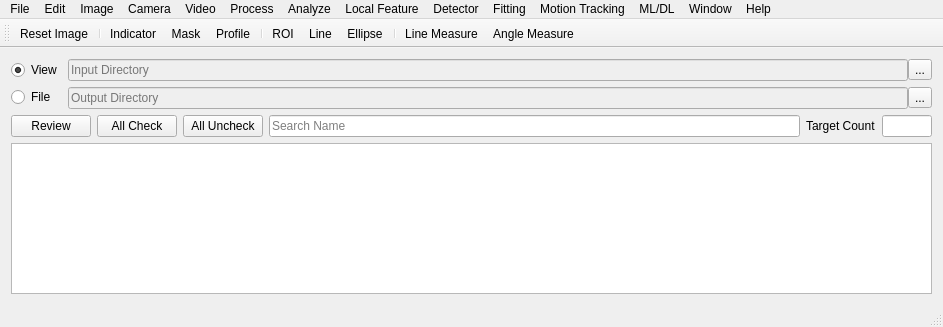
<?xml version="1.0" encoding="UTF-8"?>
<ui version="4.0">
 <class>MainWindow</class>
 <widget class="QMainWindow" name="MainWindow">
  <property name="geometry">
   <rect>
    <x>0</x>
    <y>0</y>
    <width>943</width>
    <height>327</height>
   </rect>
  </property>
  <property name="sizePolicy">
   <sizepolicy hsizetype="Maximum" vsizetype="Maximum">
    <horstretch>0</horstretch>
    <verstretch>0</verstretch>
   </sizepolicy>
  </property>
  <property name="acceptDrops">
   <bool>true</bool>
  </property>
  <property name="windowTitle">
   <string>MainWindow</string>
  </property>
  <property name="dockNestingEnabled">
   <bool>false</bool>
  </property>
  <widget class="QWidget" name="centralWidget">
   <property name="sizePolicy">
    <sizepolicy hsizetype="Minimum" vsizetype="Maximum">
     <horstretch>0</horstretch>
     <verstretch>0</verstretch>
    </sizepolicy>
   </property>
   <property name="contextMenuPolicy">
    <enum>Qt::DefaultContextMenu</enum>
   </property>
   <layout class="QGridLayout" name="gridLayout_2">
    <item row="0" column="0">
     <layout class="QHBoxLayout" name="horizontalLayout">
      <item>
       <layout class="QVBoxLayout" name="verticalLayout">
        <item>
         <widget class="QRadioButton" name="rBtn_View_Mode">
          <property name="text">
           <string>View</string>
          </property>
          <property name="checked">
           <bool>true</bool>
          </property>
         </widget>
        </item>
        <item>
         <widget class="QRadioButton" name="rBtn_File_Mode">
          <property name="text">
           <string>File</string>
          </property>
         </widget>
        </item>
       </layout>
      </item>
     </layout>
    </item>
    <item row="2" column="0" colspan="2">
     <widget class="ImageTableView" name="tView_ImageTable">
      <property name="sizePolicy">
       <sizepolicy hsizetype="Expanding" vsizetype="Expanding">
        <horstretch>0</horstretch>
        <verstretch>0</verstretch>
       </sizepolicy>
      </property>
      <property name="acceptDrops">
       <bool>true</bool>
      </property>
     </widget>
    </item>
    <item row="0" column="1">
     <layout class="QGridLayout" name="gridLayout">
      <property name="horizontalSpacing">
       <number>0</number>
      </property>
      <item row="0" column="0">
       <widget class="QLineEdit" name="lEdit_Input_Dir">
        <property name="enabled">
         <bool>false</bool>
        </property>
        <property name="placeholderText">
         <string>Input Directory</string>
        </property>
       </widget>
      </item>
      <item row="0" column="1">
       <widget class="QToolButton" name="tBtn_Input_Dir">
        <property name="text">
         <string>...</string>
        </property>
        <property name="popupMode">
         <enum>QToolButton::DelayedPopup</enum>
        </property>
        <property name="autoRaise">
         <bool>false</bool>
        </property>
        <property name="arrowType">
         <enum>Qt::NoArrow</enum>
        </property>
       </widget>
      </item>
      <item row="1" column="0">
       <widget class="QLineEdit" name="lEdit_Output_Dir">
        <property name="enabled">
         <bool>false</bool>
        </property>
        <property name="placeholderText">
         <string>Output Directory</string>
        </property>
       </widget>
      </item>
      <item row="1" column="1">
       <widget class="QToolButton" name="tBtn_Output_Dir">
        <property name="text">
         <string>...</string>
        </property>
       </widget>
      </item>
     </layout>
    </item>
    <item row="1" column="0" colspan="2">
     <layout class="QHBoxLayout" name="horizontalLayout_3">
      <item>
       <widget class="QPushButton" name="pBtn_ImageTable_Review">
        <property name="text">
         <string>Review</string>
        </property>
       </widget>
      </item>
      <item>
       <widget class="QPushButton" name="pBtn_ImageTable_All_Check">
        <property name="text">
         <string>All Check</string>
        </property>
       </widget>
      </item>
      <item>
       <widget class="QPushButton" name="pBtn_ImageTable_All_Uncheck">
        <property name="text">
         <string>All Uncheck</string>
        </property>
       </widget>
      </item>
      <item>
       <widget class="QLineEdit" name="lEdit_ImageTable_Search_Recode">
        <property name="placeholderText">
         <string>Search Name</string>
        </property>
       </widget>
      </item>
      <item>
       <layout class="QHBoxLayout" name="horizontalLayout_4">
        <item>
         <widget class="QLabel" name="lbl_ImageTable_Target_Count">
          <property name="sizePolicy">
           <sizepolicy hsizetype="Maximum" vsizetype="Preferred">
            <horstretch>0</horstretch>
            <verstretch>0</verstretch>
           </sizepolicy>
          </property>
          <property name="text">
           <string>Target Count</string>
          </property>
         </widget>
        </item>
        <item>
         <widget class="QLineEdit" name="lEdit_ImageTable_Target_Count">
          <property name="sizePolicy">
           <sizepolicy hsizetype="Fixed" vsizetype="Fixed">
            <horstretch>0</horstretch>
            <verstretch>0</verstretch>
           </sizepolicy>
          </property>
          <property name="maximumSize">
           <size>
            <width>50</width>
            <height>16777215</height>
           </size>
          </property>
         </widget>
        </item>
       </layout>
      </item>
     </layout>
    </item>
   </layout>
  </widget>
  <widget class="QMenuBar" name="menuBar">
   <property name="geometry">
    <rect>
     <x>0</x>
     <y>0</y>
     <width>943</width>
     <height>28</height>
    </rect>
   </property>
   <widget class="QMenu" name="menuFile">
    <property name="title">
     <string>File</string>
    </property>
    <widget class="QMenu" name="menuSave_As">
     <property name="title">
      <string>Save As</string>
     </property>
     <addaction name="actionBMP"/>
     <addaction name="actionJPG"/>
     <addaction name="actionJPEG"/>
     <addaction name="actionPNG"/>
     <addaction name="separator"/>
     <addaction name="actionCSV"/>
     <addaction name="actionXLSX"/>
    </widget>
    <addaction name="actionNew"/>
    <addaction name="actionOpen"/>
    <addaction name="separator"/>
    <addaction name="actionClose"/>
    <addaction name="actionClose_All"/>
    <addaction name="actionSave"/>
    <addaction name="menuSave_As"/>
    <addaction name="separator"/>
    <addaction name="actionPrint"/>
    <addaction name="separator"/>
    <addaction name="actionQuit"/>
   </widget>
   <widget class="QMenu" name="menuEdit">
    <property name="title">
     <string>Edit</string>
    </property>
    <addaction name="actionUndo"/>
    <addaction name="separator"/>
    <addaction name="actionCut"/>
    <addaction name="actionCopy"/>
    <addaction name="actionPaste"/>
    <addaction name="separator"/>
    <addaction name="actionClear"/>
    <addaction name="actionClear_Outside"/>
    <addaction name="actionFill"/>
    <addaction name="actionInvert"/>
   </widget>
   <widget class="QMenu" name="menuImage">
    <property name="title">
     <string>Image</string>
    </property>
    <widget class="QMenu" name="menuType">
     <property name="title">
      <string>Type</string>
     </property>
     <addaction name="action8_bit"/>
     <addaction name="action24_bit"/>
     <addaction name="actionRGB_Color"/>
    </widget>
    <widget class="QMenu" name="menuColor">
     <property name="title">
      <string>Color</string>
     </property>
     <addaction name="actionRGB2Gray"/>
     <addaction name="actionGray2RGB"/>
     <addaction name="actionRGB2HSV"/>
     <addaction name="actionHSV2RGB"/>
     <addaction name="separator"/>
     <addaction name="actionSplit_Channels"/>
     <addaction name="actionMerge_Channels"/>
    </widget>
    <widget class="QMenu" name="menuTransform">
     <property name="title">
      <string>Transform</string>
     </property>
     <addaction name="actionVertical_Flip"/>
     <addaction name="actionHorizontal_Flip"/>
     <addaction name="actionRotate_90_Degree_Right"/>
     <addaction name="actionRotate_90_Degree_Left"/>
     <addaction name="actionRotate"/>
     <addaction name="actionTranslate"/>
     <addaction name="actionBin"/>
    </widget>
    <widget class="QMenu" name="menuZoom">
     <property name="title">
      <string>Zoom</string>
     </property>
     <addaction name="actionZoomIn"/>
     <addaction name="actionZoomOut"/>
     <addaction name="actionOriginal_Scale"/>
     <addaction name="actionFit_View"/>
    </widget>
    <widget class="QMenu" name="menuMask">
     <property name="title">
      <string>Mask</string>
     </property>
     <addaction name="actionMask_Import"/>
     <addaction name="actionMask_Export"/>
    </widget>
    <addaction name="menuType"/>
    <addaction name="separator"/>
    <addaction name="actionShow_Info"/>
    <addaction name="menuColor"/>
    <addaction name="menuMask"/>
    <addaction name="separator"/>
    <addaction name="actionBoarder"/>
    <addaction name="actionCrop"/>
    <addaction name="actionDuplicate"/>
    <addaction name="actionRename"/>
    <addaction name="actionScale"/>
    <addaction name="menuTransform"/>
    <addaction name="separator"/>
    <addaction name="menuZoom"/>
   </widget>
   <widget class="QMenu" name="menuProcess">
    <property name="title">
     <string>Process</string>
    </property>
    <addaction name="actionBlur"/>
    <addaction name="actionUnsharp_Masking"/>
    <addaction name="actionEdge_Detector"/>
    <addaction name="actionMapping"/>
    <addaction name="actionBinarize"/>
    <addaction name="actionMorphology"/>
    <addaction name="actionNoise_Denoise"/>
    <addaction name="actionHistogram"/>
   </widget>
   <widget class="QMenu" name="menuAnalyze">
    <property name="title">
     <string>Analyze</string>
    </property>
    <addaction name="actionLabeling"/>
    <addaction name="separator"/>
    <addaction name="actionShow_Histogram"/>
    <addaction name="actionSurface_Plot"/>
    <addaction name="separator"/>
    <addaction name="actionFFT"/>
    <addaction name="actionWavelet"/>
   </widget>
   <widget class="QMenu" name="menuML_DL">
    <property name="title">
     <string>ML/DL</string>
    </property>
    <widget class="QMenu" name="menu">
     <property name="title">
      <string>Annotation</string>
     </property>
     <addaction name="actionSimple_Annotation"/>
     <addaction name="separator"/>
     <addaction name="actionROI_Annotation"/>
    </widget>
    <widget class="QMenu" name="menuFeature_Extraction">
     <property name="title">
      <string>Feature Extraction</string>
     </property>
     <addaction name="actionPCA"/>
     <addaction name="actionLDA"/>
     <addaction name="actionSBS"/>
    </widget>
    <widget class="QMenu" name="menuML">
     <property name="title">
      <string>ML</string>
     </property>
     <widget class="QMenu" name="menuClassification">
      <property name="title">
       <string>Classification</string>
      </property>
      <addaction name="actionSVM"/>
      <addaction name="actionLogistic_Regression"/>
      <addaction name="actionkNN"/>
      <addaction name="separator"/>
      <addaction name="actionDecision_Tree"/>
      <addaction name="actionRandom_Forest"/>
      <addaction name="separator"/>
      <addaction name="actionAdaBoost"/>
      <addaction name="actionGradient_Boost"/>
     </widget>
     <addaction name="menuClassification"/>
    </widget>
    <widget class="QMenu" name="menuDL">
     <property name="title">
      <string>DL</string>
     </property>
     <addaction name="actionImage_Classification"/>
     <addaction name="actionObject_Detection"/>
    </widget>
    <addaction name="menu"/>
    <addaction name="separator"/>
    <addaction name="actionDataset"/>
    <addaction name="separator"/>
    <addaction name="menuDL"/>
    <addaction name="menuML"/>
    <addaction name="separator"/>
    <addaction name="menuFeature_Extraction"/>
   </widget>
   <widget class="QMenu" name="menuWindow">
    <property name="title">
     <string>Window</string>
    </property>
   </widget>
   <widget class="QMenu" name="menuHelp">
    <property name="title">
     <string>Help</string>
    </property>
   </widget>
   <widget class="QMenu" name="menuCamera">
    <property name="title">
     <string>Camera</string>
    </property>
    <addaction name="actionUSB_Camera"/>
    <addaction name="actionIP_Address_Camera"/>
    <addaction name="separator"/>
    <addaction name="actionIDS_Camera"/>
    <addaction name="actionOMRON_Camera"/>
    <addaction name="actionBASLER_Camera"/>
    <addaction name="actionCOGNEX_Camera"/>
   </widget>
   <widget class="QMenu" name="menuVideo">
    <property name="title">
     <string>Video</string>
    </property>
    <addaction name="actionVideo_Generate"/>
    <addaction name="actionVideo_Show"/>
   </widget>
   <widget class="QMenu" name="menuLocal_Feature">
    <property name="title">
     <string>Local Feature</string>
    </property>
    <widget class="QMenu" name="menuKeyPoint">
     <property name="title">
      <string>KeyPoint</string>
     </property>
     <addaction name="actionKLT_Corner"/>
     <addaction name="actionHarris_Corner"/>
     <addaction name="actionFAST_Corner"/>
     <addaction name="actionAGAST_Corner"/>
     <addaction name="separator"/>
    </widget>
    <widget class="QMenu" name="menuDescriptor">
     <property name="title">
      <string>Descriptor</string>
     </property>
     <addaction name="actionBRIEF_Descriptor"/>
     <addaction name="actionFREAK_Descriptor"/>
     <addaction name="separator"/>
     <addaction name="actionHOG_Descriptor"/>
     <addaction name="actionHarrLike_Descriptor"/>
     <addaction name="actionLBP_Descriptor"/>
    </widget>
    <widget class="QMenu" name="menuKeyPoint_Descriptor">
     <property name="title">
      <string>KeyPoint&amp;Descriptor</string>
     </property>
     <addaction name="actionORB"/>
     <addaction name="actionBRISK"/>
     <addaction name="actionKAZE"/>
     <addaction name="actionAKAZE"/>
     <addaction name="separator"/>
     <addaction name="actionSIFT"/>
     <addaction name="actionSURF"/>
    </widget>
    <addaction name="menuKeyPoint_Descriptor"/>
    <addaction name="menuKeyPoint"/>
    <addaction name="menuDescriptor"/>
    <addaction name="separator"/>
    <addaction name="actionMatching"/>
   </widget>
   <widget class="QMenu" name="menuDetector">
    <property name="title">
     <string>Detector</string>
    </property>
    <widget class="QMenu" name="menuHough">
     <property name="title">
      <string>Hough</string>
     </property>
     <addaction name="actionHough_Line"/>
     <addaction name="actionHough_Circle"/>
    </widget>
    <widget class="QMenu" name="menuTemplate_Matching">
     <property name="title">
      <string>Template Matching</string>
     </property>
     <addaction name="actionTM_SSD"/>
     <addaction name="actionTM_NSSD"/>
     <addaction name="separator"/>
     <addaction name="action_TM_CCORR"/>
     <addaction name="actionTM_NCCORR"/>
     <addaction name="separator"/>
     <addaction name="actionTM_CCOEFF"/>
     <addaction name="actionTM_NCCOEFF"/>
    </widget>
    <addaction name="menuHough"/>
    <addaction name="menuTemplate_Matching"/>
   </widget>
   <widget class="QMenu" name="menuMition">
    <property name="title">
     <string>Motion Tracking</string>
    </property>
    <widget class="QMenu" name="menuKalman_Filter">
     <property name="title">
      <string>Kalman Filter</string>
     </property>
     <addaction name="actionLinear_Kalman_Filter"/>
     <addaction name="separator"/>
     <addaction name="actionNonLinear_Kalman_Filter"/>
     <addaction name="actionUnscented_Kalman_Filter"/>
    </widget>
    <addaction name="actionOptical_Flow"/>
    <addaction name="actionMeanshift"/>
    <addaction name="actionCAMshift"/>
    <addaction name="menuKalman_Filter"/>
    <addaction name="actionParticle_Filter"/>
   </widget>
   <widget class="QMenu" name="menuFitting">
    <property name="title">
     <string>Fitting</string>
    </property>
    <addaction name="actionFitting_Line"/>
    <addaction name="actionFitting_Curve"/>
    <addaction name="actionFitting_Ellipse"/>
   </widget>
   <addaction name="menuFile"/>
   <addaction name="menuEdit"/>
   <addaction name="menuImage"/>
   <addaction name="menuCamera"/>
   <addaction name="menuVideo"/>
   <addaction name="menuProcess"/>
   <addaction name="menuAnalyze"/>
   <addaction name="menuLocal_Feature"/>
   <addaction name="menuDetector"/>
   <addaction name="menuFitting"/>
   <addaction name="menuMition"/>
   <addaction name="menuML_DL"/>
   <addaction name="menuWindow"/>
   <addaction name="menuHelp"/>
  </widget>
  <widget class="QToolBar" name="toolBar">
   <property name="windowTitle">
    <string>toolBar</string>
   </property>
   <attribute name="toolBarArea">
    <enum>TopToolBarArea</enum>
   </attribute>
   <attribute name="toolBarBreak">
    <bool>false</bool>
   </attribute>
   <addaction name="actionReset_Image"/>
   <addaction name="separator"/>
   <addaction name="actionIndicator"/>
   <addaction name="actionMask"/>
   <addaction name="actionCross Line"/>
   <addaction name="actionProfile"/>
   <addaction name="separator"/>
   <addaction name="actionROI"/>
   <addaction name="actionLine"/>
   <addaction name="actionEllipse"/>
   <addaction name="separator"/>
   <addaction name="actionLine_Measure"/>
   <addaction name="actionAngle_Measure"/>
  </widget>
  <widget class="QStatusBar" name="statusBar"/>
  <action name="actionCross Line">
   <property name="checkable">
    <bool>true</bool>
   </property>
   <property name="text">
    <string>Cross Line</string>
   </property>
   <property name="toolTip">
    <string>Cross Line</string>
   </property>
  </action>
  <action name="actionProfile">
   <property name="checkable">
    <bool>true</bool>
   </property>
   <property name="text">
    <string>Profile</string>
   </property>
  </action>
  <action name="actionROI">
   <property name="checkable">
    <bool>true</bool>
   </property>
   <property name="text">
    <string>ROI</string>
   </property>
  </action>
  <action name="actionNew">
   <property name="text">
    <string>New</string>
   </property>
   <property name="toolTip">
    <string>New</string>
   </property>
   <property name="shortcut">
    <string>Ctrl+N</string>
   </property>
  </action>
  <action name="actionOpen">
   <property name="text">
    <string>Open</string>
   </property>
   <property name="shortcut">
    <string>Ctrl+O</string>
   </property>
  </action>
  <action name="actionClose">
   <property name="text">
    <string>Close</string>
   </property>
   <property name="shortcut">
    <string>Ctrl+W</string>
   </property>
  </action>
  <action name="actionClose_All">
   <property name="text">
    <string>Close All</string>
   </property>
   <property name="shortcut">
    <string>Ctrl+Shift+W</string>
   </property>
  </action>
  <action name="actionSave">
   <property name="text">
    <string>Save</string>
   </property>
   <property name="shortcut">
    <string>Ctrl+S</string>
   </property>
  </action>
  <action name="actionBMP">
   <property name="text">
    <string>BMP</string>
   </property>
  </action>
  <action name="actionJPEG">
   <property name="text">
    <string>JPEG</string>
   </property>
  </action>
  <action name="actionPNG">
   <property name="text">
    <string>PNG</string>
   </property>
  </action>
  <action name="actionCSV">
   <property name="text">
    <string>CSV</string>
   </property>
  </action>
  <action name="actionPrint">
   <property name="text">
    <string>Print</string>
   </property>
   <property name="shortcut">
    <string>Ctrl+P</string>
   </property>
  </action>
  <action name="actionQuit">
   <property name="text">
    <string>Quit</string>
   </property>
   <property name="shortcut">
    <string>Ctrl+Q</string>
   </property>
  </action>
  <action name="actionUndo">
   <property name="text">
    <string>Undo</string>
   </property>
   <property name="shortcut">
    <string>Ctrl+Z</string>
   </property>
  </action>
  <action name="actionCut">
   <property name="text">
    <string>Cut</string>
   </property>
   <property name="shortcut">
    <string>Ctrl+X</string>
   </property>
  </action>
  <action name="actionCopy">
   <property name="text">
    <string>Copy</string>
   </property>
   <property name="shortcut">
    <string>Ctrl+C</string>
   </property>
  </action>
  <action name="actionPaste">
   <property name="text">
    <string>Paste</string>
   </property>
   <property name="shortcut">
    <string>Ctrl+V</string>
   </property>
  </action>
  <action name="actionClear">
   <property name="text">
    <string>Clear</string>
   </property>
  </action>
  <action name="actionClear_Outside">
   <property name="text">
    <string>Clear outside</string>
   </property>
   <property name="toolTip">
    <string>Clear Outside</string>
   </property>
  </action>
  <action name="actionFill">
   <property name="text">
    <string>Fill</string>
   </property>
  </action>
  <action name="actionInvert">
   <property name="text">
    <string>Invert</string>
   </property>
  </action>
  <action name="action8_bit">
   <property name="checkable">
    <bool>true</bool>
   </property>
   <property name="text">
    <string>8-bit</string>
   </property>
  </action>
  <action name="actionRGB_Color">
   <property name="checkable">
    <bool>true</bool>
   </property>
   <property name="text">
    <string>RGB Color</string>
   </property>
  </action>
  <action name="actionShow_Info">
   <property name="text">
    <string>Show Info</string>
   </property>
  </action>
  <action name="actionSplit_Channels">
   <property name="text">
    <string>Split Channels</string>
   </property>
  </action>
  <action name="actionCrop">
   <property name="text">
    <string>Crop</string>
   </property>
   <property name="shortcut">
    <string>Ctrl+Shift+X</string>
   </property>
  </action>
  <action name="actionDuplicate">
   <property name="text">
    <string>Duplicate</string>
   </property>
   <property name="shortcut">
    <string>Ctrl+Shift+D</string>
   </property>
  </action>
  <action name="actionRename">
   <property name="text">
    <string>Rename</string>
   </property>
  </action>
  <action name="actionScale">
   <property name="text">
    <string>Scale</string>
   </property>
   <property name="shortcut">
    <string>Ctrl+E</string>
   </property>
  </action>
  <action name="actionVertical_Flip">
   <property name="text">
    <string>Vertical Flip</string>
   </property>
  </action>
  <action name="actionHorizontal_Flip">
   <property name="text">
    <string>Horizontal Flip</string>
   </property>
  </action>
  <action name="actionRotate_90_Degree_Right">
   <property name="text">
    <string>Rotate 90 Degree Right</string>
   </property>
  </action>
  <action name="actionRotate_90_Degree_Left">
   <property name="text">
    <string>Rotate 90 Degree Left</string>
   </property>
  </action>
  <action name="actionRotate">
   <property name="text">
    <string>Rotate</string>
   </property>
  </action>
  <action name="actionTranslate">
   <property name="text">
    <string>Translate</string>
   </property>
  </action>
  <action name="actionBin">
   <property name="text">
    <string>Bin</string>
   </property>
  </action>
  <action name="actionHSV2RGB">
   <property name="text">
    <string>HSV -&gt; RGB</string>
   </property>
   <property name="toolTip">
    <string>HSV -&gt; RGB</string>
   </property>
  </action>
  <action name="actionRGB2HSV">
   <property name="text">
    <string>RGB -&gt; HSV</string>
   </property>
   <property name="toolTip">
    <string>RGB -&gt; HSV</string>
   </property>
  </action>
  <action name="actionRGB2Gray">
   <property name="text">
    <string>RGB -&gt; Gray</string>
   </property>
   <property name="toolTip">
    <string>RGB -&gt; Gray</string>
   </property>
  </action>
  <action name="actionMerge_Channels">
   <property name="text">
    <string>Merge Channels</string>
   </property>
  </action>
  <action name="actionEdge_Detector">
   <property name="text">
    <string>Edge Detector</string>
   </property>
   <property name="toolTip">
    <string>Detect Edge</string>
   </property>
  </action>
  <action name="actionBlur">
   <property name="text">
    <string>Blur</string>
   </property>
   <property name="toolTip">
    <string>Blur Filter</string>
   </property>
  </action>
  <action name="actionFFT">
   <property name="text">
    <string>FFT</string>
   </property>
  </action>
  <action name="actionReset_Image">
   <property name="text">
    <string>Reset Image</string>
   </property>
  </action>
  <action name="actionLine_Measure">
   <property name="checkable">
    <bool>true</bool>
   </property>
   <property name="text">
    <string>Line Measure</string>
   </property>
  </action>
  <action name="actionAngle_Measure">
   <property name="checkable">
    <bool>true</bool>
   </property>
   <property name="text">
    <string>Angle Measure</string>
   </property>
  </action>
  <action name="actionDataset">
   <property name="text">
    <string>Dataset</string>
   </property>
  </action>
  <action name="actionUSB_Camera">
   <property name="text">
    <string>USB</string>
   </property>
  </action>
  <action name="actionZoomIn">
   <property name="text">
    <string>In [+]</string>
   </property>
  </action>
  <action name="actionZoomOut">
   <property name="text">
    <string>Out [-]</string>
   </property>
   <property name="toolTip">
    <string>Out [-]</string>
   </property>
  </action>
  <action name="actionOriginal_Scale">
   <property name="text">
    <string>Original Scale</string>
   </property>
  </action>
  <action name="actionFit_View">
   <property name="text">
    <string>Fit View</string>
   </property>
  </action>
  <action name="actionIndicator">
   <property name="checkable">
    <bool>true</bool>
   </property>
   <property name="text">
    <string>Indicator</string>
   </property>
  </action>
  <action name="actionJPG">
   <property name="text">
    <string>JPG</string>
   </property>
  </action>
  <action name="actionXLSX">
   <property name="text">
    <string>XLSX</string>
   </property>
  </action>
  <action name="actionHarris_Corner">
   <property name="text">
    <string>Harris Corner</string>
   </property>
   <property name="toolTip">
    <string>Harris Corner</string>
   </property>
  </action>
  <action name="actionFAST_Corner">
   <property name="text">
    <string>FAST Corner</string>
   </property>
  </action>
  <action name="actionAGAST_Corner">
   <property name="text">
    <string>AGAST Corner</string>
   </property>
  </action>
  <action name="actionBRIEF_Descriptor">
   <property name="text">
    <string>BRIEF Descriptor</string>
   </property>
  </action>
  <action name="actionFREAK_Descriptor">
   <property name="text">
    <string>FREAK Descriptor</string>
   </property>
  </action>
  <action name="actionORB">
   <property name="text">
    <string>ORB</string>
   </property>
  </action>
  <action name="actionKAZE">
   <property name="text">
    <string>KAZE</string>
   </property>
  </action>
  <action name="actionAKAZE">
   <property name="text">
    <string>AKAZE</string>
   </property>
  </action>
  <action name="actionBRISK">
   <property name="text">
    <string>BRISK</string>
   </property>
  </action>
  <action name="actionSIFT">
   <property name="text">
    <string>SIFT</string>
   </property>
  </action>
  <action name="actionSURF">
   <property name="text">
    <string>SURF</string>
   </property>
  </action>
  <action name="actionHOG_Descriptor">
   <property name="text">
    <string>HOG Descriptor</string>
   </property>
  </action>
  <action name="actionHarrLike_Descriptor">
   <property name="text">
    <string>HarrLike Descriptor</string>
   </property>
  </action>
  <action name="actionLBP_Descriptor">
   <property name="text">
    <string>LBP Descriptor</string>
   </property>
  </action>
  <action name="actionMatching">
   <property name="text">
    <string>Matching</string>
   </property>
  </action>
  <action name="actionKLT_Corner">
   <property name="text">
    <string>KLT Corner</string>
   </property>
  </action>
  <action name="actionHough_Line">
   <property name="text">
    <string>Hough Line</string>
   </property>
  </action>
  <action name="actionHough_Circle">
   <property name="text">
    <string>Hough Circle</string>
   </property>
  </action>
  <action name="actionOptical_Flow">
   <property name="text">
    <string>Optical Flow</string>
   </property>
  </action>
  <action name="actionMeanshift">
   <property name="text">
    <string>Meanshift</string>
   </property>
  </action>
  <action name="actionCAMshift">
   <property name="text">
    <string>CAMshift</string>
   </property>
  </action>
  <action name="actionLinear_Kalman_Filter">
   <property name="text">
    <string>Linear Kalman Filter</string>
   </property>
  </action>
  <action name="actionNonLinear_Kalman_Filter">
   <property name="text">
    <string>NonLinear Kalman Filter</string>
   </property>
  </action>
  <action name="actionUnscented_Kalman_Filter">
   <property name="text">
    <string>Unscented Kalman Filter</string>
   </property>
  </action>
  <action name="actionParticle_Filter">
   <property name="text">
    <string>Particle Filter</string>
   </property>
  </action>
  <action name="actionSurface_Plot">
   <property name="text">
    <string>Surface Plot</string>
   </property>
  </action>
  <action name="actionWavelet">
   <property name="text">
    <string>Wavelet</string>
   </property>
  </action>
  <action name="actionLabeling">
   <property name="text">
    <string>Labeling</string>
   </property>
  </action>
  <action name="actionBinarize">
   <property name="text">
    <string>Binarize</string>
   </property>
  </action>
  <action name="actionMorphology">
   <property name="text">
    <string>Morphology</string>
   </property>
  </action>
  <action name="actionLogistic_Regression">
   <property name="text">
    <string>Logistic Regression</string>
   </property>
  </action>
  <action name="actionkNN">
   <property name="text">
    <string>kNN</string>
   </property>
  </action>
  <action name="actionGradient_Boost">
   <property name="text">
    <string>Gradient Boost</string>
   </property>
  </action>
  <action name="actionDecision_Tree">
   <property name="text">
    <string>Decision Tree</string>
   </property>
  </action>
  <action name="actionRandom_Forest">
   <property name="text">
    <string>Random Forest</string>
   </property>
  </action>
  <action name="actionAdaBoost">
   <property name="text">
    <string>AdaBoost</string>
   </property>
  </action>
  <action name="actionPCA">
   <property name="text">
    <string>PCA</string>
   </property>
  </action>
  <action name="actionLDA">
   <property name="text">
    <string>LDA</string>
   </property>
  </action>
  <action name="actionSBS">
   <property name="text">
    <string>SBS</string>
   </property>
  </action>
  <action name="actionIP_Address_Camera">
   <property name="text">
    <string>IP Address</string>
   </property>
  </action>
  <action name="action24_bit">
   <property name="checkable">
    <bool>true</bool>
   </property>
   <property name="text">
    <string>24-bit</string>
   </property>
  </action>
  <action name="actionGray2RGB">
   <property name="text">
    <string>Gray -&gt; RGB</string>
   </property>
   <property name="toolTip">
    <string>Gray -&gt; RGB</string>
   </property>
  </action>
  <action name="actionIDS_Camera">
   <property name="text">
    <string>IDS</string>
   </property>
   <property name="toolTip">
    <string>IDS Camera USB or GigE Interface</string>
   </property>
  </action>
  <action name="actionOMRON_Camera">
   <property name="text">
    <string>OMRON</string>
   </property>
   <property name="toolTip">
    <string>Omron sentech camera USB or GigE Interface</string>
   </property>
  </action>
  <action name="actionBASLER_Camera">
   <property name="text">
    <string>BASLER</string>
   </property>
   <property name="toolTip">
    <string>BALSER Camera USB or GigE Interface</string>
   </property>
  </action>
  <action name="actionCOGNEX_Camera">
   <property name="text">
    <string>COGNEX</string>
   </property>
   <property name="toolTip">
    <string>COGNEX Camera USB or GigE Interface</string>
   </property>
  </action>
  <action name="actionMask">
   <property name="checkable">
    <bool>true</bool>
   </property>
   <property name="text">
    <string>Mask</string>
   </property>
   <property name="toolTip">
    <string>Show or Hide Mask</string>
   </property>
  </action>
  <action name="actionMask_Import">
   <property name="text">
    <string>Import Mask</string>
   </property>
  </action>
  <action name="actionMask_Export">
   <property name="text">
    <string>Export Mask</string>
   </property>
  </action>
  <action name="actionMapping">
   <property name="text">
    <string>Mapping</string>
   </property>
   <property name="toolTip">
    <string>Mapping image color</string>
   </property>
  </action>
  <action name="actionNoise_Denoise">
   <property name="text">
    <string>Noise/Denoise</string>
   </property>
  </action>
  <action name="actionHistogram">
   <property name="text">
    <string>Histogram</string>
   </property>
  </action>
  <action name="actionUnsharp_Masking">
   <property name="text">
    <string>Unsharp Masking</string>
   </property>
  </action>
  <action name="actionShow_Histogram">
   <property name="text">
    <string>Show Histogram</string>
   </property>
   <property name="toolTip">
    <string>Show Histogram</string>
   </property>
  </action>
  <action name="actionBoarder">
   <property name="text">
    <string>Boarder</string>
   </property>
  </action>
  <action name="actionEllipse">
   <property name="checkable">
    <bool>true</bool>
   </property>
   <property name="text">
    <string>Ellipse</string>
   </property>
  </action>
  <action name="actionTM_SSD">
   <property name="text">
    <string>SSD</string>
   </property>
   <property name="toolTip">
    <string>Sum of Square Difference</string>
   </property>
  </action>
  <action name="actionTM_NSSD">
   <property name="text">
    <string>NSSD</string>
   </property>
   <property name="toolTip">
    <string>Normalized Sum of Square Difference</string>
   </property>
  </action>
  <action name="action_TM_CCORR">
   <property name="text">
    <string>CCORR</string>
   </property>
   <property name="toolTip">
    <string>Cross Correlation</string>
   </property>
  </action>
  <action name="actionTM_NCCORR">
   <property name="text">
    <string>NCCORR</string>
   </property>
   <property name="toolTip">
    <string>Normalized Cross Correlation</string>
   </property>
  </action>
  <action name="actionTM_CCOEFF">
   <property name="text">
    <string>CCOEFF</string>
   </property>
   <property name="toolTip">
    <string>Cross Coefficient</string>
   </property>
  </action>
  <action name="actionTM_NCCOEFF">
   <property name="text">
    <string>NCCOEFF</string>
   </property>
   <property name="toolTip">
    <string>Normalized Cross Coefficient</string>
   </property>
  </action>
  <action name="actionLine">
   <property name="checkable">
    <bool>true</bool>
   </property>
   <property name="text">
    <string>Line</string>
   </property>
  </action>
  <action name="actionSVM">
   <property name="text">
    <string>SVM</string>
   </property>
  </action>
  <action name="actionSimple_Annotation">
   <property name="text">
    <string>Simple Annotation</string>
   </property>
  </action>
  <action name="actionROI_Annotation">
   <property name="text">
    <string>ROI Annotation</string>
   </property>
  </action>
  <action name="actionVideo_Generate">
   <property name="text">
    <string>Video Generate</string>
   </property>
   <property name="toolTip">
    <string>Generate Video</string>
   </property>
  </action>
  <action name="actionVideo_Show">
   <property name="text">
    <string>Video Show</string>
   </property>
   <property name="toolTip">
    <string>Show Video</string>
   </property>
  </action>
  <action name="actionFitting_Line">
   <property name="text">
    <string>Fitting Line</string>
   </property>
  </action>
  <action name="actionFitting_Curve">
   <property name="text">
    <string>Fitting Curve</string>
   </property>
  </action>
  <action name="actionFitting_Ellipse">
   <property name="text">
    <string>Fitting Ellipse</string>
   </property>
  </action>
  <action name="actionImage_Classification">
   <property name="text">
    <string>Image Classification</string>
   </property>
  </action>
  <action name="actionObject_Detection">
   <property name="text">
    <string>Object Detection</string>
   </property>
  </action>
 </widget>
 <layoutdefault spacing="6" margin="11"/>
 <customwidgets>
  <customwidget>
   <class>ImageTableView</class>
   <extends>QTableView</extends>
   <header>image_table_view.h</header>
  </customwidget>
 </customwidgets>
 <resources/>
 <connections/>
</ui>
